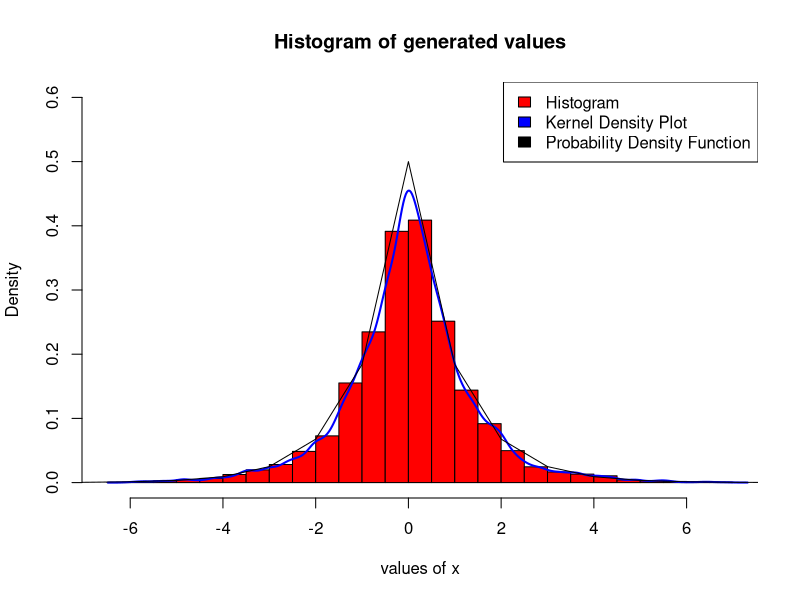
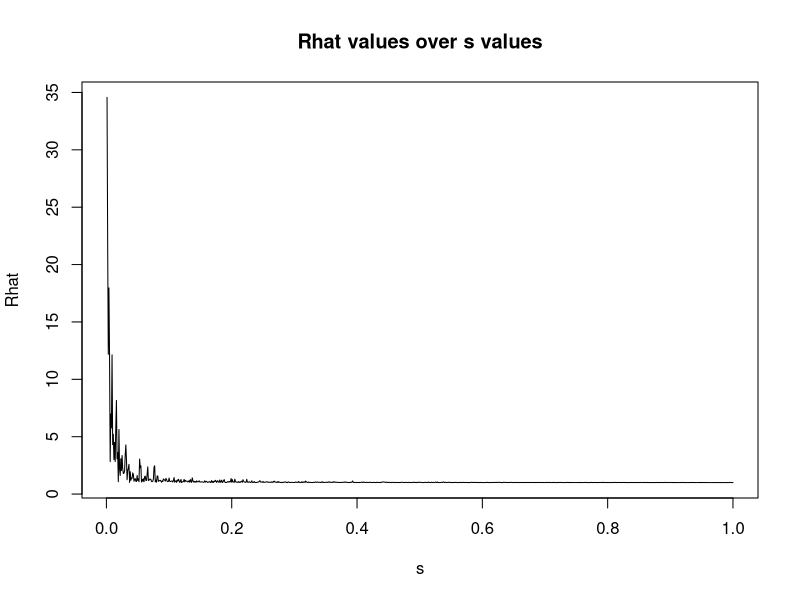

These charts were generated, in order, by the following R code:
## ---- chunk 1
target <- function(x) {    
  (0.5*exp(-abs(x)))
}
## ---- chunk 2
x0 <- 0                    # initial value
N <- 10000                 # number of iterations
s <- 1                     # standard deviation
## ---- chunk 3
generated_x <- numeric(N)
generated_x[1] <- x0
## ---- chunk 4
for (i in 2:N) {
  random_x <- rnorm(1, mean = generated_x[i-1], s = s)
  log_ratio <- log(target(random_x)) - log(target(generated_x[i-1]))
  u <- runif(n = 1, min = 0, max = 1)
  if (log(u) < log_ratio) {           
    generated_x[i] <- random_x
  } else {
    generated_x[i] <- generated_x[i-1]
  } 
}
## ---- chunk 5
hist(generated_x, breaks = 30, freq = FALSE, col= "red", ylim = c(0,0.6), xlab = "values of x", main = "Histogram of generated values") 
lines(density(generated_x), lwd = 2, col = "blue")
x_values <- seq(from = -10, to = 10)
lines(x_values, 0.5*exp(-abs(x_values)), lty= 7, col = "black")
legend("topright", legend = c("Histogram", "Kernel Density Plot", "Probability Density Function"), fill = c("red", "blue", "black"))
## ---- chunk 6
MC_estimates_of_mean <- mean(generated_x)
MC_estimates_of_sd <- sd(generated_x)
print(MC_estimates_of_mean)
print(MC_estimates_of_sd)
## ---- chunk 7
N <- 2000            
J <- 4
s <- 0.001
## ---- chunk 8
algorithm <- function(N, s, initial_values) {
  generated_x <- numeric(N)
  generated_x[1] <- initial_values
  
  for (i in 2:N) {
    random_x <- rnorm(1, mean = generated_x[i-1], sd = s)
    log_ratio <- log(target(random_x)) - log(target(generated_x[i-1]))
    u <- runif(n = 1, min = 0, max = 1)
    if (log(u) < log_ratio) {           
    generated_x[i] <- random_x
  } else {
    generated_x[i] <- generated_x[i-1]
  } 
}
  
return(generated_x)
}

chains <- matrix(NA, nrow = N, ncol = J)
for (j in 1:J) {
  initial_values <- rnorm(1)
  chains[, j] <- algorithm(N, s, initial_values)
}
## ---- chunk 9
Mj <- apply(chains, MARGIN = 2, mean)
Vj <- apply(chains, MARGIN = 2, var)
W <- mean(Vj)
M <- mean(Mj)
B <- var(Mj)

Rhat <- sqrt((B + W) / W)
print(Rhat)
## ---- chunk 10
s_values <- seq(from = 0.001, to = 1, length.out = 1000)  
## ---- chunk 11
R_hat_ <- function(N, J, s) {
  chains <- matrix(NA, nrow = N, ncol = J)
  for (j in 1:J) {
    initial_values <- rnorm(1)
    chains[,j] <- algorithm(N, s, initial_values)
  }
  
Mj <- apply(chains, MARGIN = 2, mean)
Vj <- apply(chains, MARGIN = 2, var)
W <- mean(Vj)
M <- mean(Mj)
B <- var(Mj)

Rhat <- sqrt((B + W) / W)

return(Rhat)
}
## ---- chunk 12
Rhat_values <- sapply(s_values, function(s) R_hat_(N, J, s))
## ---- chunk 13
plot(s_values, Rhat_values, type = "l", xlab = "s", ylab = "Rhat", main = "Rhat values over s values")
